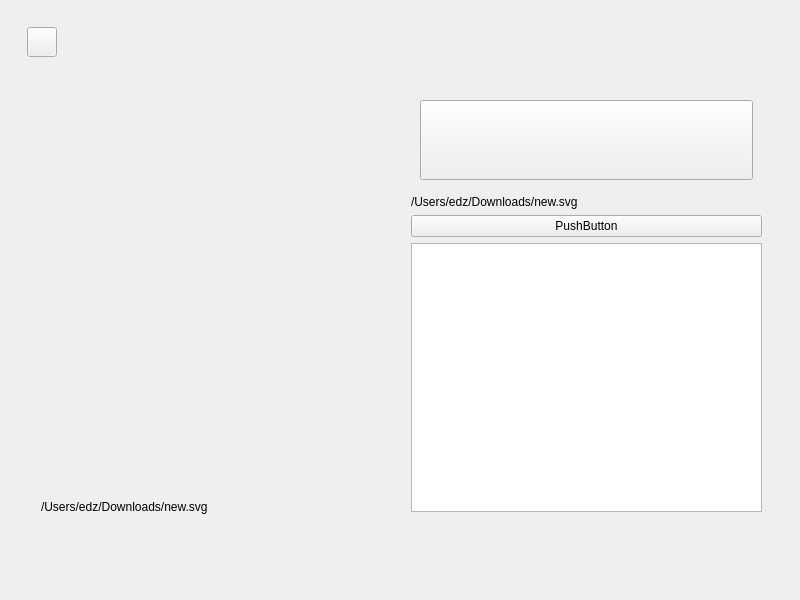
<?xml version="1.0" encoding="UTF-8"?>
<ui version="4.0">
 <class>Widget</class>
 <widget class="QWidget" name="Widget">
  <property name="geometry">
   <rect>
    <x>0</x>
    <y>0</y>
    <width>800</width>
    <height>600</height>
   </rect>
  </property>
  <property name="windowTitle">
   <string>Widget</string>
  </property>
  <layout class="QGridLayout" name="gridLayout">
   <item row="1" column="0">
    <widget class="QWidget" name="widget" native="true">
     <property name="styleSheet">
      <string notr="true"/>
     </property>
     <widget class="CXAnimateWidgetRoate" name="widget_4" native="true">
      <property name="geometry">
       <rect>
        <x>10</x>
        <y>10</y>
        <width>42</width>
        <height>42</height>
       </rect>
      </property>
      <property name="minimumSize">
       <size>
        <width>0</width>
        <height>0</height>
       </size>
      </property>
      <property name="maximumSize">
       <size>
        <width>16777215</width>
        <height>16777215</height>
       </size>
      </property>
      <layout class="QGridLayout" name="gridLayout_3">
       <property name="leftMargin">
        <number>6</number>
       </property>
       <property name="topMargin">
        <number>6</number>
       </property>
       <property name="rightMargin">
        <number>6</number>
       </property>
       <property name="bottomMargin">
        <number>6</number>
       </property>
       <property name="spacing">
        <number>0</number>
       </property>
       <item row="0" column="0">
        <widget class="CXSVGPushButton" name="pushButton_3">
         <property name="minimumSize">
          <size>
           <width>30</width>
           <height>30</height>
          </size>
         </property>
         <property name="maximumSize">
          <size>
           <width>30</width>
           <height>30</height>
          </size>
         </property>
         <property name="text">
          <string/>
         </property>
        </widget>
       </item>
      </layout>
     </widget>
     <widget class="CXAnimateWidgetMove" name="widget_5" native="true">
      <property name="geometry">
       <rect>
        <x>400</x>
        <y>80</y>
        <width>351</width>
        <height>421</height>
       </rect>
      </property>
      <property name="styleSheet">
       <string notr="true"/>
      </property>
      <layout class="QVBoxLayout" name="verticalLayout">
       <item>
        <widget class="CXAnimateWidgetRoate" name="widget_2" native="true">
         <property name="minimumSize">
          <size>
           <width>0</width>
           <height>0</height>
          </size>
         </property>
         <property name="maximumSize">
          <size>
           <width>10000</width>
           <height>10000</height>
          </size>
         </property>
         <layout class="QGridLayout" name="gridLayout_2">
          <item row="0" column="0">
           <widget class="CXSVGPushButton" name="pushButton_2">
            <property name="minimumSize">
             <size>
              <width>80</width>
              <height>80</height>
             </size>
            </property>
            <property name="styleSheet">
             <string notr="true"/>
            </property>
            <property name="text">
             <string/>
            </property>
            <property name="iconSize">
             <size>
              <width>80</width>
              <height>40</height>
             </size>
            </property>
           </widget>
          </item>
         </layout>
        </widget>
       </item>
       <item>
        <widget class="CXSVGLabel" name="label_2">
         <property name="text">
          <string>/Users/edz/Downloads/new.svg</string>
         </property>
        </widget>
       </item>
       <item>
        <widget class="QPushButton" name="pushButton">
         <property name="text">
          <string>PushButton</string>
         </property>
        </widget>
       </item>
       <item>
        <widget class="QTextEdit" name="textEdit"/>
       </item>
      </layout>
     </widget>
     <widget class="CXSVGLabel" name="label">
      <property name="geometry">
       <rect>
        <x>30</x>
        <y>440</y>
        <width>323</width>
        <height>111</height>
       </rect>
      </property>
      <property name="text">
       <string>/Users/edz/Downloads/new.svg</string>
      </property>
     </widget>
    </widget>
   </item>
  </layout>
 </widget>
 <customwidgets>
  <customwidget>
   <class>CXSVGLabel</class>
   <extends>QLabel</extends>
   <header location="global">XSVGLabel.h</header>
  </customwidget>
  <customwidget>
   <class>CXAnimateWidgetRoate</class>
   <extends>QWidget</extends>
   <header location="global">XAnimateWidget-Roate.h</header>
   <container>1</container>
  </customwidget>
  <customwidget>
   <class>CXSVGPushButton</class>
   <extends>QPushButton</extends>
   <header location="global">XSVGPushButton.h</header>
  </customwidget>
  <customwidget>
   <class>CXAnimateWidgetMove</class>
   <extends>QWidget</extends>
   <header location="global">XAnimateWidget-Move.h</header>
   <container>1</container>
  </customwidget>
 </customwidgets>
 <resources/>
 <connections/>
</ui>
